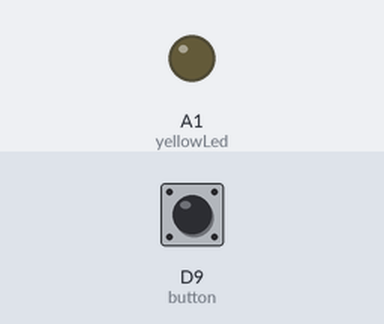
Bench run of a program on a simulated CircuitPython board. Parts: output pins drawn as LEDs (lit = HIGH). The test bench sets the inputs (shaded band); at power-on: D9 (button) HIGH.

Above: at 1.2 s.
1.3 s: D9 (button) pulled LOW for 0.15 s
At 1.37 s:
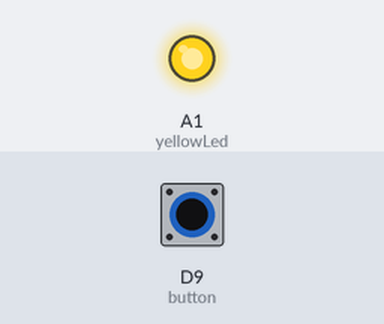
2.9 s: D9 (button) pulled LOW for 3.2 s
At 6.4 s:
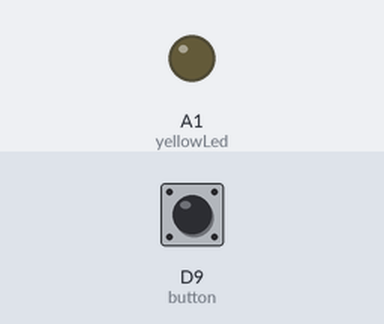
Timing chart, 0 to 7.9 s (numbered marks = the images above; inputs shaded):
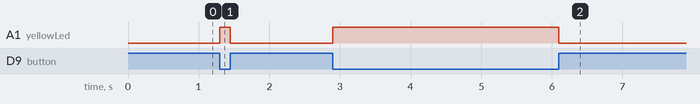

Measured:
- after the input at 1.3 s, A1 (yellowLed): LOW → HIGH at once, → LOW 0.15 s later
- after the input at 2.9 s, A1 (yellowLed): LOW → HIGH at once, → LOW 3.2 s later

The program:

digital_input_example.py
```python
# button input example
# touch pin D9 to Ground and the LED turns on

import time
import board
from digitalio import DigitalInOut, Direction, Pull

yellowLed = DigitalInOut(board.A1) #A1 is the yellow LED that doesn't do PWM
yellowLed.direction = Direction.OUTPUT

button = DigitalInOut(board.D9)
button.direction = Direction.INPUT
button.pull = Pull.UP

while True:
    if button.value: #if D9 isn't connected to ground
        yellowLed.value = False
    else:
        yellowLed.value = True

    #time.sleep(0.01)  # debounce delay
```
